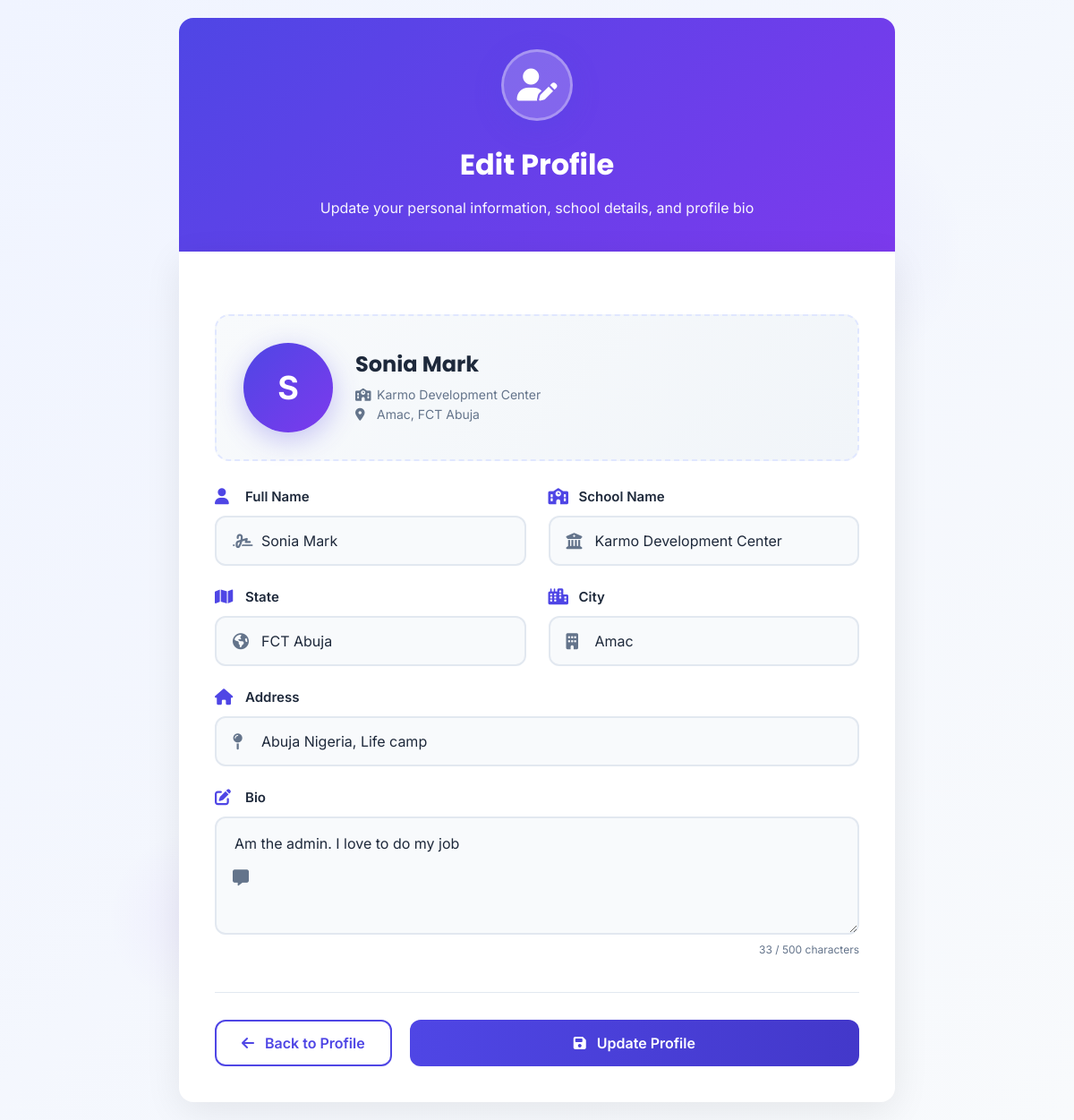
/api/index/profile/edit/ (signed in), run on the app's committed database.
### users/models.py (models this page shows)
class Profile(models.Model):
  id = models.UUIDField(primary_key=True, default=uuid.uuid4, editable=False)
  user = models.ForeignKey("User", on_delete=models.CASCADE)
  name = models.CharField(max_length=230)
  name_of_School = models.CharField(max_length=230, default="Karmo Development Center")
  state = models.CharField(max_length=230, default="FCT Abuja")
  city = models.CharField(max_length=230, default="Amac")
  address = models.CharField(max_length=230)
  bio = models.TextField()
  role = models.CharField(max_length=230, null=True, blank=True)
  date_added = models.DateField(auto_now=True)

### users/views.py (the view, shortened to what this page needs)
# urls.py: path("profile/edit/", views.edit_profile, name="edit_profile"),
@login_required
def edit_profile(request):
  profile = models.Profile.objects.get(user=request.user)
  return render(request, "edit_profile.html", {"profile": profile})

### templates/edit_profile.html (shortened to what this page needs)
{% load static %}
<!DOCTYPE html>
<html lang="en">
  <head>
    <link
      rel="stylesheet"
      href="https://cdnjs.cloudflare.com/ajax/libs/font-awesome/6.4.0/css/all.min.css"
    />
  </head>
  <body>
    <div class="bg-decoration bg-1"></div>
    <div class="container">
      <div class="header-card">
        <div class="header-icon">
          <i class="fas fa-user-edit"></i>
        </div>
        <h1>Edit Profile</h1>
        <p class="subtitle">
          Update your personal information, school details, and profile bio
        </p>
      </div>
      <div class="profile-card">
        <div class="profile-preview">
          <div class="preview-avatar" id="avatarPreview">
          </div>
          <div class="preview-info">
            <h3 id="namePreview">{{ profile.name|default:"Your Name" }}</h3>
            <p>
              <i class="fas fa-school"></i>
              <span id="schoolPreview"
                >{{ profile.name_of_School|default:"School Name" }}</span
              >
            </p>
            <p>
              <i class="fas fa-map-marker-alt"></i>
              <span id="locationPreview"
                >{{ profile.city|default:"City" }}, {{
                profile.state|default:"State" }}</span
              >
            </p>
          </div>
        </div>
        <form method="POST" id="profileForm">
          <div class="form-grid">
            <div class="form-group">
              <label class="form-label">
                <i class="fas fa-user"></i>
                Full Name
              </label>
              <div class="input-wrapper">
                <input
                  type="text"
                  id="name"
                  name="name"
                  class="form-input"
                  value="{{ profile.name|default:'' }}"
                  placeholder="Enter your full name"
                  required
                  autocomplete="name"
                />
                <div class="input-icon">
                  <i class="fas fa-signature"></i>
                </div>
              </div>
            </div>
            <div class="form-group">
              <label class="form-label">
                <i class="fas fa-school"></i>
                School Name
              </label>
              <div class="input-wrapper">
                <input
                  type="text"
                  id="name_of_School"
                  name="name_of_School"
                  class="form-input"
                  value="{{ profile.name_of_School|default:'' }}"
                  placeholder="Enter your school name"
                  required
                  autocomplete="organization"
                />
                <div class="input-icon">
                  <i class="fas fa-university"></i>
                </div>
              </div>
            </div>
            <div class="form-group">
              <label class="form-label">
                <i class="fas fa-map"></i>
                State
              </label>
              <div class="input-wrapper">
                <input
                  type="text"
                  id="state"
                  name="state"
                  class="form-input"
                  value="{{ profile.state|default:'' }}"
                  placeholder="Enter your state"
                  required
                  autocomplete="region"
                />
                <div class="input-icon">
                  <i class="fas fa-globe-americas"></i>
                </div>
              </div>
            </div>
            <div class="form-group">
              <label class="form-label">
                <i class="fas fa-city"></i>
                City
              </label>
              <div class="input-wrapper">
                <input
                  type="text"
                  id="city"
                  name="city"
                  class="form-input"
                  value="{{ profile.city|default:'' }}"
                  placeholder="Enter your city"
                  required
                  autocomplete="address-level2"
                />
                <div class="input-icon">
                  <i class="fas fa-building"></i>
                </div>
              </div>
            </div>
            <div class="form-group full-width">
              <label class="form-label">
                <i class="fas fa-home"></i>
                Address
              </label>
              <div class="input-wrapper">
                <input
                  type="text"
                  id="address"
                  name="address"
                  class="form-input"
                  value="{{ profile.address|default:'' }}"
                  placeholder="Enter your full address"
                  required
                  autocomplete="street-address"
                />
                <div class="input-icon">
                  <i class="fas fa-map-pin"></i>
                </div>
              </div>
            </div>
            <div class="form-group full-width">
              <label class="form-label">
                <i class="fas fa-edit"></i>
                Bio
              </label>
              <div class="input-wrapper">
                <textarea
                  id="bio"
                  name="bio"
                  class="form-textarea"
                  placeholder="Tell us about yourself, your experience, or your teaching philosophy..."
                  rows="4"
                >
{{ profile.bio|default:'' }}</textarea
                >
                <div class="input-icon">
                  <i class="fas fa-comment-alt"></i>
                </div>
              </div>
              <div class="char-counter">
                <span id="charCount">0</span> / 500 characters
              </div>
            </div>
          </div>
          <div class="action-buttons">
            <a href="{% url 'profile' %}" class="btn btn-secondary">
              <i class="fas fa-arrow-left"></i>
              Back to Profile
            </a>
            <button type="submit" class="btn btn-primary" id="submitBtn">
              <i class="fas fa-save"></i>
              Update Profile
            </button>
          </div>
        </form>
      </div>
    </div>
  </body>
</html>

### data on the page
Profile: name "Sonia Mark", name_of_School "Karmo Development Center", state "FCT Abuja", city "Amac", address "Abuja Nigeria, Life camp", bio "Am the admin. I love to do my job"
